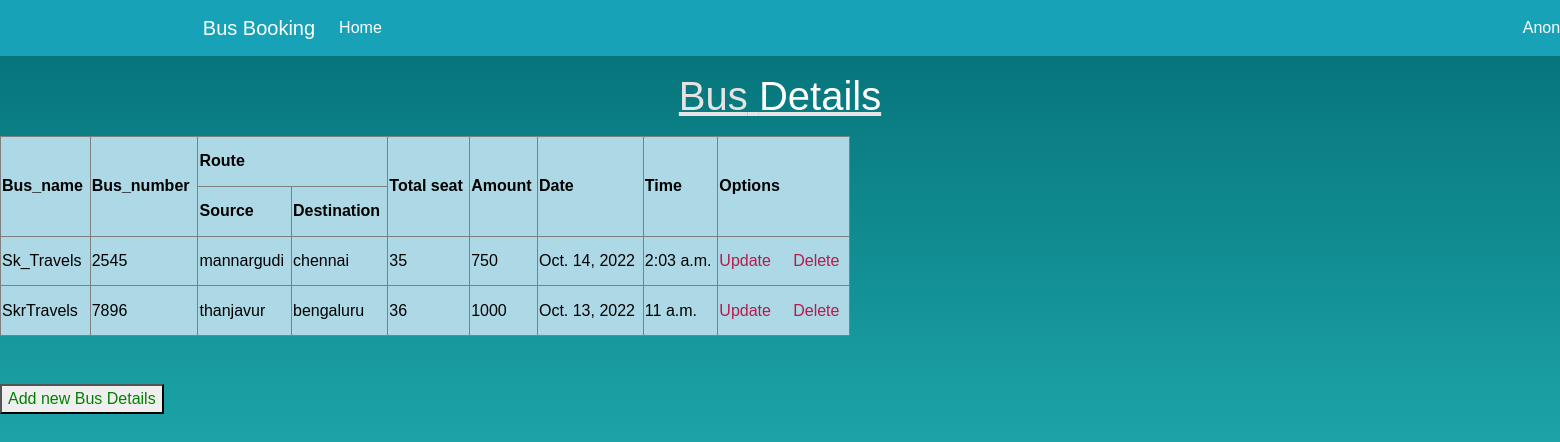
The page /busdisplay/ on the database its author committed.
### busbookapp/models.py (models this page shows)
class Bus(models.Model):
    bus_name=models.CharField(max_length=20)
    bus_no=models.IntegerField()
    start=models.CharField(max_length=30)
    end=models.CharField(max_length=30)
    seats=models.IntegerField()
    amount=models.IntegerField()
    date=models.DateField()
    time =models.TimeField()

### busbookapp/views.py (the view)
# urls.py: path('busdisplay/',views.Busdisplay, name='busdisplay'),
def Busdisplay(request):
    ticket1 = Bus.objects.all()
    return render(request, "busbookapp/busdisplay.html", {"ticket1": ticket1})

### busbookapp/templates/busbookapp/busdisplay.html (shortened to what this page needs)
<html>
{% extends 'busbookapp/base1.html' %}
{% block content %}
{% load static %}
    <link rel="stylesheet" href="{% static 'css/style.css' %}">
<p></p><h1 align="Center"><u>Bus<span style="color:white"> Details</span></p></u></h1>
<table border="1" width="850" height="200" bgcolor="lightblue">
<font color="black">
<tr bgcolor="lightblue">
<th rowspan="2" ><font color="black">Bus_name</font></th>
<th rowspan="2"><font color="black">Bus_number</font></th>
<th colspan="2"><font color="black">Route</font></th>
<th rowspan="2"><font color="black">Total seat</font></th>
<th rowspan="2"><font color="black">Amount</font></th>
<th rowspan="2"><font color="black">Date</font></th>
<th rowspan="2"><font color="black">Time</font></th>
<th rowspan="2"><font color ="black">Options</font></th>
    </tr>
    <tr bgcolor="lightblue">
    <th><font color="black">Source</font></th>
    <th><font color="black">Destination</font></th>
    </tr>
<tr>
     {% if ticket1 %}
     {% for st in ticket1 %}
     <td><font color="black">  {{st.bus_name}}</td>
     <td><font color="black">{{st.bus_no}}</td>
     <td><font color="black">{{st.start}}</td>
     <td><font color="black">{{st.end}}</td>
     <td><font color="black">{{st.seats}}</td>
     <td><font color="black">{{st.amount}}</td>
     <td><font color="black">{{st.date}}</td>
     <td><font color="black">{{st.time}}</td>
    <td><font color="black"><a href="/busupdate/{{st.id}}">Update</a> &nbsp; &nbsp; <a href="/delete/{{st.id}}"> Delete</a></td>
    </tr>
{% endfor %}
{% endif %}
</table>
<br>
<br>
<p align="left">
<a href="/busadd" ><button type= "button"><font color="green">Add new Bus Details </font></button></a></p>
{% endblock%}

### busbookapp/static/css/style.css (style rules this page uses)
html, body { height: 130%; ; width: 100%; ; }
body { font-family:Sans-serif; max-height: 100%; overflow: auto; background-image: linear-gradient(to top, #30cfd0 0%, #036F75 100%); color: #e5e3e3; overflow-x: hidden; }
a { color: #b71a4c; }

### rows shown on the page
Bus: bus_name "Sk_Travels", bus_no "2545", start "mannargudi", end "chennai", seats "35", amount "750", date "Oct. 14, 2022", time "2:03 a.m."
Bus: bus_name "SkrTravels", bus_no "7896", start "thanjavur", end "bengaluru", seats "36", amount "1000", date "Oct. 13, 2022", time "11 a.m."
